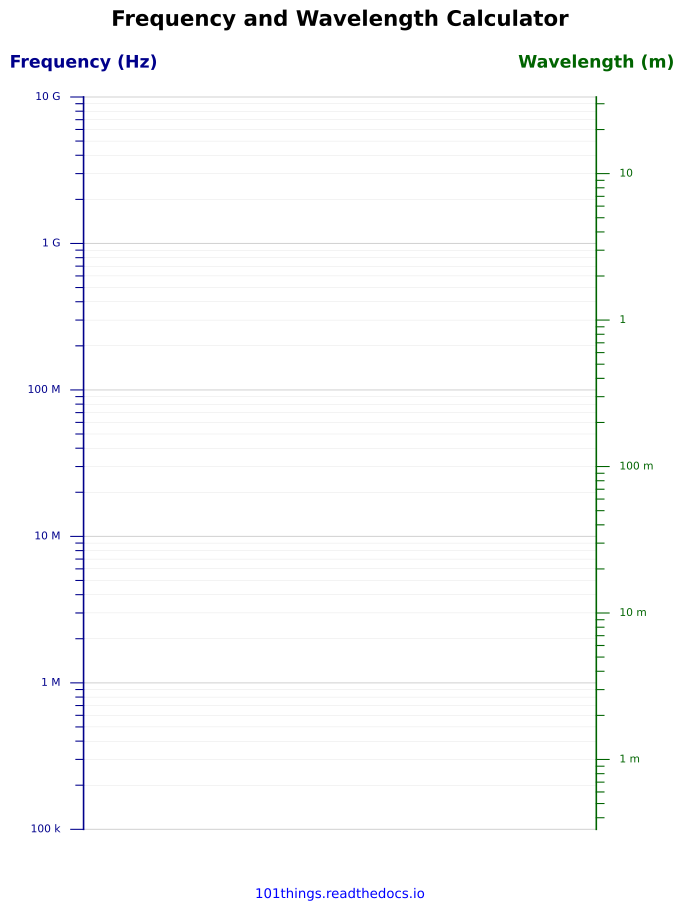

The script that saved this image:
import numpy as np
import scipy as sc
import matplotlib.pyplot as plt
from matplotlib.ticker import LogLocator, NullFormatter

def to_wavelength(F):
    return F/sc.constants.c

# Scale ranges
F_min, F_max = 1e5, 10e9 # Hertz
lambda_min, labmda_max = to_wavelength(F_min), to_wavelength(F_max)

def lin_to_y(P, _min, _max):
    p0 = np.log10(_min)
    p1 = np.log10(_max)
    return (np.log10(P) - p0) / (p1 - p0)

# ------------------------------------------------------------
# Plot
# ------------------------------------------------------------

fig, ax = plt.subplots(figsize=(8.27, 11.69))  # A4 portrait

ax.set_xlim(-0.1, 1.1)
ax.set_ylim(-0.1, 1.08)
ax.axis("off")

def format_value(value):

    if value >= 1e9:
        return f"{value/1e9:g} G"
    elif value >= 1e6:
        return f"{value/1e6:g} M"
    elif value >= 1e3:
        return f"{value/1e3:g} k"
    elif value >= 1:
        return f"{value:g}"
    elif value >= 1e-3:
        return f"{value*1e3:g} m"
    elif value >= 1e-6:
        return f"{value*1e6:g} µ"
    elif value >= 1e-9:
        return f"{value*1e9:g} n"
    elif value >= 1e-12:
        return f"{value*1e12:g} p"
    elif value >= 1e-15:
        return f"{value*1e15:g} f"
    elif value >= 1e-18:
        return f"{value*1e18:g} a"
    else:
        return f"{value:g}"

def format_number(value):
    return f"{value:g}"

# ------------------------------------------------------------
# Draw scales
# ------------------------------------------------------------

def draw_scale(x, colour, label, right, transform, _min, _max, major_values, minor_values, minor_labels=True, lim=None, _format=format_value):

    if lim is None:
        lim=[_min, _max]

    # Main scale line
    ax.plot(
        [x, x],
        [transform(lim[0], _min, _max), transform(lim[1], _min, _max)],
        linewidth=1.2,
        color=colour
    )

    # Label
    ax.text(
        x,
        1 + 0.035,
        label,
        ha="center",
        va="bottom",
        fontsize=13,
        fontweight="bold",
        color=colour
    )

    for value in major_values:
        y = transform(value, _min, _max)

        # Tick
        ax.plot(
            [x - 0.025 if right else x + 0.025, x],
            [y, y],
            linewidth=0.8,
            color=colour
        )

        # Label
        ax.text(
            x - 0.045 if right else x + 0.045,
            y,
            _format(value),
            ha="right" if right else "left",
            va="center",
            fontsize=8,
            color=colour
        )

    for value in minor_values:
        y = transform(value, _min, _max)

        # Tick
        ax.plot(
            [x - 0.015 if right else x + 0.015, x],
            [y, y],
            linewidth=0.8,
            color=colour
        )

        if minor_labels:

            # Label
            ax.text(
                x - 0.045 if right else x + 0.045,
                y,
                _format(value),
                ha="right" if right else "left",
                va="center",
                fontsize=8,
                color=colour
            )




# ------------------------------------------------------------
# Major ticks
# ------------------------------------------------------------

decades = np.arange(-19, 12)
decades = np.power(10.0*np.ones_like(decades), decades)
minor = np.concatenate([decades*2, decades*3, decades*4, decades*5, decades*6, decades*7, decades*8, decades*9])

log_decades = np.arange(-160, 120, 10)
log_minor = np.arange(-160, 120)


F_ticks = [i for i in decades if i <= F_max and i >= F_min]
F_minor_ticks = [i for i in minor if i <= F_max and i >= F_min]
lambda_ticks = [i for i in decades if i <= labmda_max and i >= lambda_min]
lambda_minor_ticks = [i for i in minor if i <= labmda_max and i >= lambda_min]

#draw grid
for y in F_ticks:
    ax.plot(
        [0, 1],
        [lin_to_y(y, F_min, F_max), lin_to_y(y, F_min, F_max)],
        linewidth=0.8,
        color="lightgrey"
    )

for y in F_minor_ticks:
    ax.plot(
        [0, 1],
        [lin_to_y(y, F_min, F_max), lin_to_y(y, F_min, F_max)],
        linewidth=0.2,
        color="lightgrey"
    )

draw_scale(0,   "darkblue", "Frequency (Hz)",  True, lin_to_y, F_min, F_max, F_ticks, F_minor_ticks, False)
draw_scale(1.0, "darkgreen", "Wavelength (m)", False, lin_to_y, lambda_min, labmda_max, lambda_ticks, lambda_minor_ticks, False)


# ------------------------------------------------------------
# Formula
# ------------------------------------------------------------

ax.text(
    0.5,
    -0.08,
    "101things.readthedocs.io",
    ha="center",
    va="top",
    fontsize=10,
    color = "blue"
)

ax.set_title(
    "Frequency and Wavelength Calculator",
    ha="center",
    va="bottom",
    fontsize=16,
    fontweight="bold"
)

# ------------------------------------------------------------
# Output
# ------------------------------------------------------------

plt.savefig(
    "frequency_wavelength_calculator.pdf",
    bbox_inches="tight"
)

plt.show()
